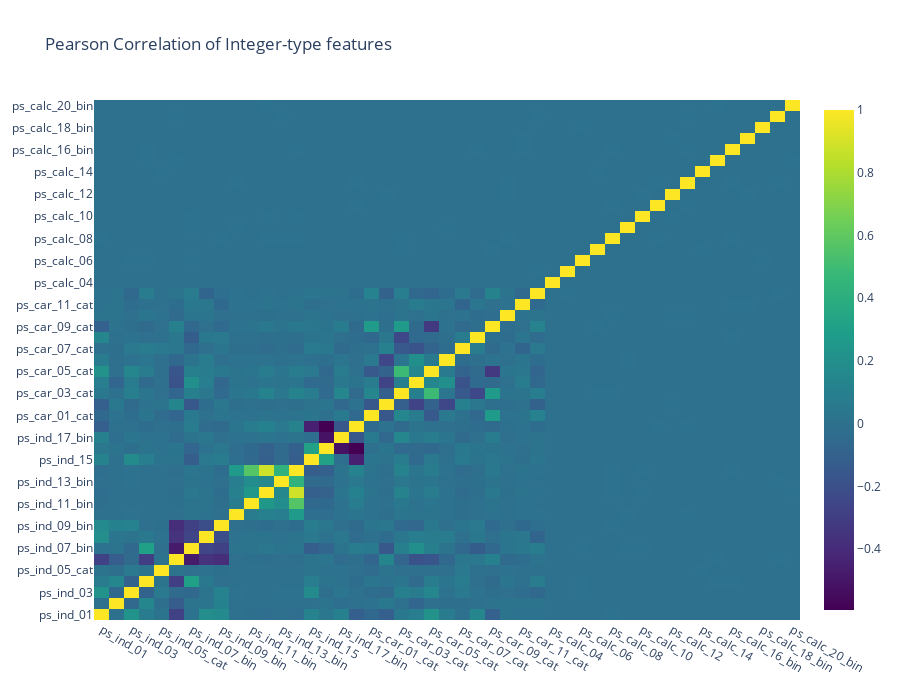

Notebook code cell kept with this figure:
### Code cell
data = [
    go.Heatmap(
        z= train_int.corr().values,
        x=train_int.columns.values,
        y=train_int.columns.values,
        colorscale='Viridis',
        reversescale = False,
        opacity = 1.0 
    )
]

layout = go.Layout(
    title='Pearson Correlation of Integer-type features',
    xaxis = dict(ticks='', nticks=36),
    yaxis = dict(ticks='' ),
    width = 900, height = 700)

fig = go.Figure(data=data, layout=layout)
py.iplot(fig, filename='labelled-heatmap')

### Figure 1 — Plotly figure (JSON) as saved in the notebook; plotly's stock layout.template omitted (floating-point values rounded to 4 significant figures; data arrays with more than 128 entries replaced by an {"elided": "..."} marker saying what was removed)
{"data": [{"colorscale": [[0, "#440154"], [0.1111, "#482878"], [0.2222, "#3e4989"], [0.3333, "#31688e"], [0.4444, "#26828e"], [0.5556, "#1f9e89"], [0.6667, "#35b779"], [0.7778, "#6ece58"], [0.8889, "#b5de2b"], [1, "#fde725"]], "opacity": 1, "reversescale": false, "type": "heatmap", "x": ["ps_ind_01", "ps_ind_02_cat", "ps_ind_03", "ps_ind_04_cat", "ps_ind_05_cat", "ps_ind_06_bin", "ps_ind_07_bin", "ps_ind_08_bin", "ps_ind_09_bin", "ps_ind_10_bin", "ps_ind_11_bin", "ps_ind_12_bin", "ps_ind_13_bin", "ps_ind_14", "ps_ind_15", "ps_ind_16_bin", "ps_ind_17_bin", "ps_ind_18_bin", "ps_car_01_cat", "ps_car_02_cat", "ps_car_03_cat", "ps_car_04_cat", "ps_car_05_cat", "ps_car_06_cat", "ps_car_07_cat", "ps_car_08_cat", "ps_car_09_cat", "ps_car_10_cat", "ps_car_11_cat", "ps_car_11", "ps_calc_04", "ps_calc_05", "ps_calc_06", "ps_calc_07", "ps_calc_08", "ps_calc_09", "ps_calc_10", "ps_calc_11", "ps_calc_12", "ps_calc_13", "ps_calc_14", "ps_calc_15_bin", "ps_calc_16_bin", "ps_calc_17_bin", "ps_calc_18_bin", "ps_calc_19_bin", "ps_calc_20_bin"], "y": ["ps_ind_01", "ps_ind_02_cat", "ps_ind_03", "ps_ind_04_cat", "ps_ind_05_cat", "ps_ind_06_bin", "ps_ind_07_bin", "ps_ind_08_bin", "ps_ind_09_bin", "ps_ind_10_bin", "ps_ind_11_bin", "ps_ind_12_bin", "ps_ind_13_bin", "ps_ind_14", "ps_ind_15", "ps_ind_16_bin", "ps_ind_17_bin", "ps_ind_18_bin", "ps_car_01_cat", "ps_car_02_cat", "ps_car_03_cat", "ps_car_04_cat", "ps_car_05_cat", "ps_car_06_cat", "ps_car_07_cat", "ps_car_08_cat", "ps_car_09_cat", "ps_car_10_cat", "ps_car_11_cat", "ps_car_11", "ps_calc_04", "ps_calc_05", "ps_calc_06", "ps_calc_07", "ps_calc_08", "ps_calc_09", "ps_calc_10", "ps_calc_11", "ps_calc_12", "ps_calc_13", "ps_calc_14", "ps_calc_15_bin", "ps_calc_16_bin", "ps_calc_17_bin", "ps_calc_18_bin", "ps_calc_19_bin", "ps_calc_20_bin"], "z": {"elided": "47x47 float values"}}], "layout": {"height": 700, "title": {"text": "Pearson Correlation of Integer-type features"}, "width": 900, "xaxis": {"nticks": 36, "ticks": ""}, "yaxis": {"ticks": ""}}}
